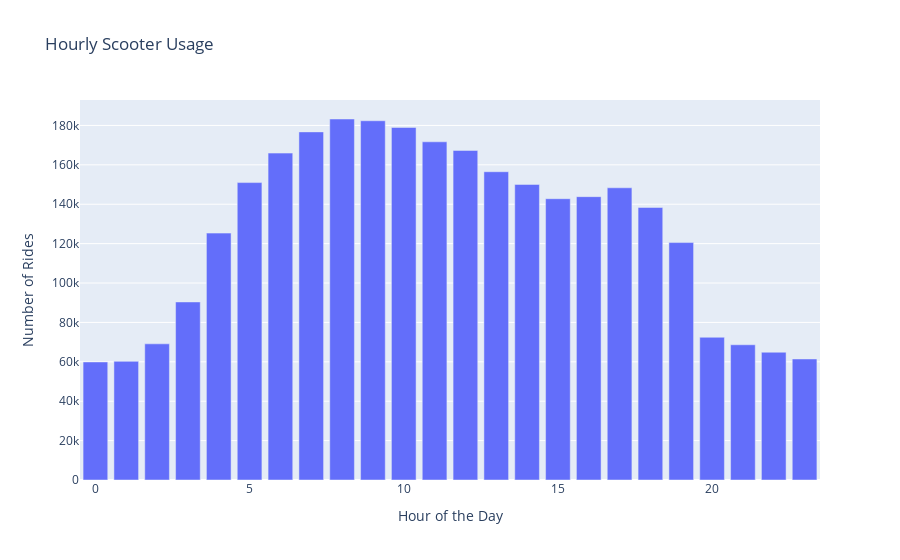

Notebook code cell kept with this figure:
### Code cell
plot_hourly_usage=obj_data_processing.plot_hourly_usage(hourly_usage)

### Figure 1 — Plotly figure (JSON) as saved in the notebook; plotly's stock layout.template omitted (floating-point values rounded to 4 significant figures)
{"data": [{"type": "bar", "x": [0, 1, 2, 3, 4, 5, 6, 7, 8, 9, 10, 11, 12, 13, 14, 15, 16, 17, 18, 19, 20, 21, 22, 23], "y": [59927, 60248, 69132, 90394, 125340, 150990, 165959, 176728, 183272, 182382, 178993, 171697, 167328, 156504, 150066, 142806, 143843, 148349, 138351, 120537, 72454, 68646, 64868, 61437]}], "layout": {"title": {"text": "Hourly Scooter Usage"}, "xaxis": {"title": {"text": "Hour of the Day"}}, "yaxis": {"title": {"text": "Number of Rides"}}}}
